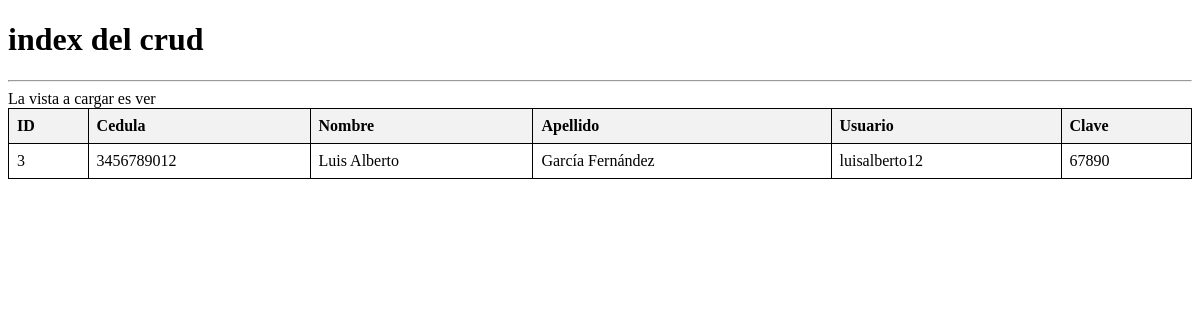
The app's page /?cargar=ver&id=3 with its own data.
### tables this page shows
CREATE TABLE `persona` (
  `id` int(11) NOT NULL,
  `cedula` varchar(11) NOT NULL,
  `nombres` varchar(20) NOT NULL,
  `apellidos` varchar(50) NOT NULL,
  `usuario` varchar(50) NOT NULL,
  `clave` varchar(20) NOT NULL
);

### modelos/conexion.php (called while the page is built, shortened)
<?php
    Class Conexion{
        private $con;
        public function __construct(){
            $this -> host = "localhost";
            $this -> user = "root";
            $this -> pass = "";
            $this -> bd = "personas";
            $this -> con = mysqli_connect($this -> host, $this -> user, $this -> pass,$this -> bd);
        }
        public function consulta_retorno($sql){
            $consulta = mysqli_query($this -> con, $sql);
            return $consulta;
        }
    }
?>

### controladores/ctr_personas.php (called while the page is built, shortened)
<?php
    include_once("modelos/persona.php");
    class ControladorPersona{
        private $persona;
        public function __construct(){
            $this -> persona = new Persona();
        }
        public function ver($id){
            $this -> persona -> set("id", $id);
            return $this -> persona -> ver();
        }
    }
?>

### modelos/persona.php (called while the page is built, shortened)
<?php
    include_once("conexion.php");
    class Persona{
        private $id;
        private $con;
        public function __construct(){
            $this -> con = new Conexion();
        }
        public function set($atributo, $contenido){
            return $this -> $atributo = $contenido;
        }
        public function ver(){
            $sql = "SELECT * FROM persona WHERE id = {$this -> id}";
            $resultado = $this -> con -> consulta_retorno($sql);
            $reg = mysqli_fetch_assoc($resultado);
            return $reg;
        }
    }
?>

### vistas/ver.php (the view, shortened to what this page needs)
<?php
    $controlador = new ControladorPersona();
    if(isset($_GET["id"])){
        $registro = $controlador -> ver($_GET["id"]);
    } else {
        header("Location:index.php");
    }
?>
<head>
</head>
<body>
    <main>
        <div>
            <table>
                <thead>
                    <th>ID</th>
                    <th>Cedula</th>
                    <th>Nombre</th>
                    <th>Apellido</th>
                    <th>Usuario</th>
                    <th>Clave</th>
                </thead>
                <tbody>
                    <?php
                        echo "<td>" . $registro["id"] . "</td>";
                        echo "<td>" . $registro["cedula"] . "</td>";
                        echo "<td>" . $registro["nombres"] . "</td>";
                        echo "<td>" . $registro["apellidos"] . "</td>";
                        echo "<td>" . $registro["usuario"] . "</td>";
                        echo "<td>" . $registro["clave"] . "</td>";
                    ?>
                </tbody>
            </table>
        </div>
    </main>
</body>

### vistas/ver.php (style rules this page uses)
table { width: 100%; border-collapse: collapse; }
table, th, td { border: 1px solid black; }
th, td { padding: 8px; text-align: left; }
th { background-color: #f2f2f2; }

### records on screen
persona: id "3", cedula "3456789012", nombres "Luis Alberto", apellidos "García Fernández", usuario "luisalberto12", clave "67890"

### other values on screen
$vista "ver"
